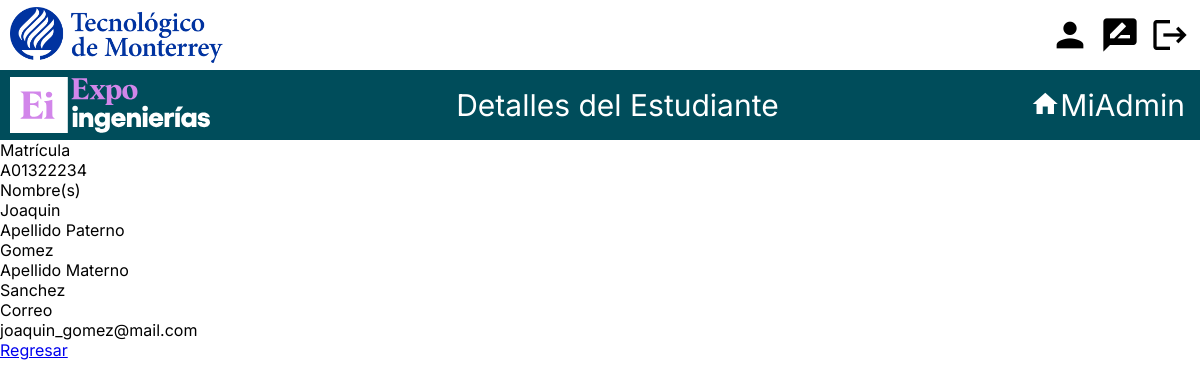
Page /inicioadmin/admin_read.php?id=A01322234 on the committed database.
### tables this page shows
CREATE TABLE `estudiante` (
  `id_estudiante` VARCHAR(10),
  `nombre` VARCHAR(50),
  `apellido_paterno` VARCHAR(50),
  `apellido_materno` VARCHAR(50),
  `correo` VARCHAR(50),
  `contrasena` VARCHAR(50),
  PRIMARY KEY (`id_estudiante`)
);

### inicioadmin/admin_read.php (the view, shortened to what this page needs)
<?php
require '../src/php/database.php';
$id = null;
if (!empty($_GET['id'])) {
	$id = $_REQUEST['id'];
}
if ($id[0] == "A") {
	$user_type = " Estudiante";
} elseif ($id[0] == "L") {
	$user_type = " Profesor";
} elseif ($id[0] == "X") {
	$user_type = " Juez";
}
if ($id == null) {
	header("Location: admin_delete.php");
} else {
	$cont = 0;
	$pdo = Database::connect();
	$pdo->setAttribute(PDO::ATTR_ERRMODE, PDO::ERRMODE_EXCEPTION);
	if ($id[0] == "A") {
		$sql2 = "SELECT * FROM estudiante WHERE id_estudiante = ?";
		$q2 = $pdo->prepare($sql2);
		$q2->execute(array($id));
		$data = $q2->fetch(PDO::FETCH_ASSOC);
	} elseif ($id[0] == "L") {
		$sql4 = "SELECT * FROM profesor WHERE id_profesor = ?";
		$q4 = $pdo->prepare($sql4);
		$q4->execute(array($id));
		$data = $q4->fetch(PDO::FETCH_ASSOC);
	} elseif ($id[0] == "X") {
		$cont = 1;
		$sql5 = "SELECT * FROM juez WHERE id_juez = ?";
		$q5 = $pdo->prepare($sql5);
		$q5->execute(array($id));
		$data = $q5->fetch(PDO::FETCH_ASSOC);
	}
}
?>
<!DOCTYPE html>
<html lang="es">
<head>
	<link rel="stylesheet" href="../src/css/common_navbar.css">
	<link rel="stylesheet" href="css/admin_common.css">
</head>
<body>
	<navbar>
		<div id="navbar">
			<img src="../src/img/logo_tec_blue.png">
			<div id="navbarIconsContainer">
				<a id="navbarIcon" href="" class="material-icons">person</a>
				<a id="navbarIcon" href="admin_assign.php" class="material-icons">rate_review</a>
				<a id="navbarIcon" href="admin_logout.php" class="material-icons">logout</a>
			</div>
		</div>
	</navbar>
	<navbar>
		<div id="navbarAzul">
			<img src="../src/img/logo_expo_admin.svg">
			<a href=""><?php echo "Detalles del" . $user_type ?></a>
			<a href="admin_start.php"><span class="material-icons">home</span>MiAdmin</a>
		</div>
	</navbar>
	<div class="container">
		<div class="span10 offset1">
			<div class="form-horizontal">
				<?php
				if ($id[0] == "A") {
					echo '<div class="control-group">';
					echo '<label class="control-label">Matrícula</label>';
					echo '<div class="controls">';
					echo '<label class="checkbox">';
					echo $data['id_estudiante'];
					echo '</label>';
					echo '</div>';
					echo '</div>';
				}
				?>
				<div class="control-group">
					<label class="control-label">Nombre(s)</label>
					<div class="controls">
						<label class="checkbox">
							<?php echo $data['nombre']; ?>
						</label>
					</div>
				</div>
				<div class="control-group">
					<label class="control-label">Apellido Paterno</label>
					<div class="controls">
						<label class="checkbox">
							<?php echo $data['apellido_paterno']; ?>
						</label>
					</div>
				</div>
				<div class="control-group">
					<label class="control-label">Apellido Materno</label>
					<div class="controls">
						<label class="checkbox">
							<?php echo $data['apellido_materno']; ?>
						</label>
					</div>
				</div>
				<div class="control-group">
					<label class="control-label">Correo</label>
					<div class="controls">
						<label class="checkbox">
							<?php echo $data['correo']; ?>
						</label>
					</div>
				</div>
				<div class="form-actions">
					<a class="btn" href="admin_start.php">Regresar</a>
				</div>
			</div>
		</div>
	</div>
</body>
</html>

### src/css/common_navbar.css (style rules this page uses)
.material-icons { font-variation-settings: "FILL" 100, "wght" 400, "GRAD" 100, "opsz" 155; }
body { font-family: "Inter"; margin: 0; }
#navbar { background-color: white; height: 70px; display: flex; flex-wrap: wrap; justify-content: space-between; align-items: center; }
#navbar img { height: 80%; margin-left: 10px; margin-right: 10px; }
#navbarIconsContainer { height: 100%; display: flex; align-items: center; }
#navbarIcon { font-size: 40px; text-decoration: none; color: black; margin-right: 10px; }
#navbarAzul { background-color: #004d5b; height: 70px; display: flex; flex-wrap: wrap; justify-content: space-between; align-items: center; }
#navbarAzul img { height: 80%; margin-left: 10px; margin-right: 10px; }
#navbarAzul a { text-decoration: none; color: white; font-size: 30px; margin-right: 15px; }
#navbarAzul span { text-decoration: none; color: white; font-size: 30px; vertical-align: -3px; }

### inicioadmin/css/admin_common.css (style rules this page uses)
body { font-family: "Inter"; margin: 0; }

### rows in the picture
estudiante: id_estudiante "A01322234", nombre "Joaquin", apellido_paterno "Gomez", apellido_materno "Sanchez", correo "joaquin_gomez@mail.com"

### other values in the picture
$user_type "Estudiante"
